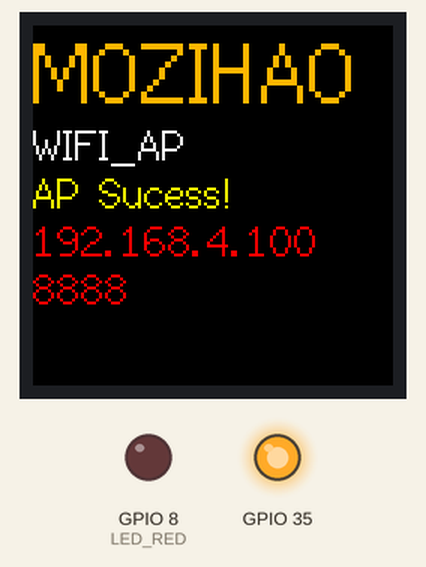
Bench run of a program on a simulated ESP32-S3. Shown: 240×240 colour display, output pins drawn as LEDs (lit = HIGH). The modem accepts every AT command (registered, SIM ready, sends succeed) and sends nothing else; what the program prints to the serial monitor is not drawn.

Above: at 1.3 s.
Timing chart, 0 to 2.8 s (numbered marks = the images above):
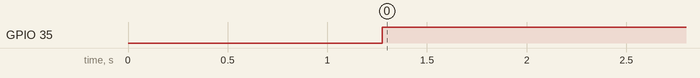

The program:

main.cpp
```cpp
#include <WiFi.h>
#include <TFT_eSPI.h> // Graphics and font library for ST7789 driver chip
#include <SPI.h>
#include "ec800n.h"
IPAddress local_IP(192, 168, 4, 100);
IPAddress gateway(192, 168, 4, 100);
IPAddress subnet(255, 255, 255, 0);
WiFiServer server;//声明服务器对象
const char *ssid = "ESP32_AP_TEST";
const char *password = "1234567890";
TFT_eSPI tft = TFT_eSPI();  // Invoke library
#define  LED_RED  8
void  TFT_SHOW(void);
void setup()
{
 tft.init();
  tft.setRotation(0);
  tft.fillScreen(TFT_BLACK);
  pinMode(LED_RED, OUTPUT);
  Serial.begin(115200);
  Serial.println();
  delay(1000);
  WiFi.mode(WIFI_AP); //设置工作在AP模式
  WiFi.softAPConfig(local_IP, gateway, subnet); //设置AP地址
  while (!WiFi.softAP(ssid, password)) {}; //启动AP
  Serial.println("AP Sucess!");
  Serial.print("IP address: ");
  Serial.println(WiFi.softAPIP()); // 打印IP地址
  WiFi.softAPsetHostname("myHostName"); //设置主机名
  Serial.print("HostName: ");
  Serial.println(WiFi.softAPgetHostname()); //打印主机名
  Serial.print("mac Address: ");
  Serial.println(WiFi.softAPmacAddress()); //打印mac地址
  server.begin(8888); //服务器启动监听端口号8888
  Serial.println("OPEN Server!");//建立服务端
  TFT_SHOW();
  EC800NAliyun_init();//EC800N初始化
}

void loop()
{
  delay(100);
  WiFiClient client = server.available(); //尝试建立客户对象
  if (client) //如果当前客户可用
  {
    Serial.println("[Client connected]");
    while (client.connected()) //如果客户端处于连接状态
    {
      if (client.available()) //如果有可读数据
      {
        String readBuff = client.readString(); //读取整个字符串
        client.print("Received: " + readBuff); //向客户端发送
        Serial.println("Received: " + readBuff); //从串口打印
        AliyunMQTT_SENDData(readBuff.toInt());
        TFT_SHOW();
        tft.print(readBuff);
        readBuff = "";
      }
    }
    //  client.stop(); //结束当前连接:
    //  Serial.println("[Client disconnected]");
  }
}

void  TFT_SHOW(void)
{
   tft.fillScreen(TFT_BLACK);
   tft.setCursor(0, 0, 2);
   tft.setTextColor(TFT_ORANGE,TFT_BLACK);  tft.setTextSize(4);
   tft.println("MOZIHAO");
   tft.setTextColor(TFT_WHITE,TFT_BLACK);  tft.setTextSize(2);
   tft.println("WIFI_AP");
   tft.setTextColor(TFT_YELLOW,TFT_BLACK);  tft.setTextSize(2);
   tft.println("AP Sucess!");
   tft.setTextColor(TFT_RED,TFT_BLACK);  tft.setTextSize(2);
   tft.println(WiFi.softAPIP());
   tft.println("8888");
   tft.setTextColor(TFT_GREEN,TFT_BLACK);
 }
```

Measured:
- by itself, GPIO 35: LOW → HIGH at 1.3 s
